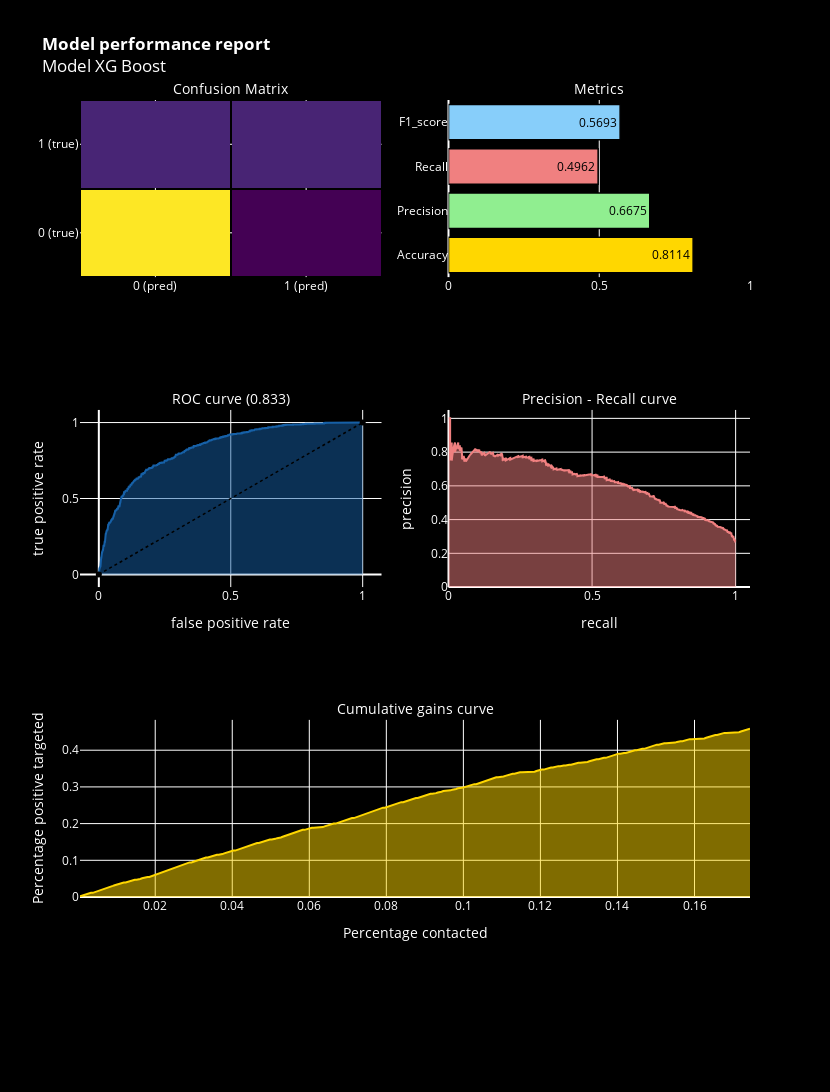

The notebook cell saved with this chart:
### Code cell
model_performance('Model XG Boost')

### Figure 1 — Plotly figure (JSON) as saved in the notebook; plotly's stock layout.template omitted (floating-point values rounded to 4 significant figures; data arrays with more than 128 entries replaced by an {"elided": "..."} marker saying what was removed)
{"data": [{"colorscale": [[0, "#440154"], [0.1111, "#482878"], [0.2222, "#3e4989"], [0.3333, "#31688e"], [0.4444, "#26828e"], [0.5556, "#1f9e89"], [0.6667, "#35b779"], [0.7778, "#6ece58"], [0.8889, "#b5de2b"], [1, "#fde725"]], "showscale": false, "x": ["0 (pred)", "1 (pred)"], "xaxis": "x", "xgap": 2, "y": ["0 (true)", "1 (true)"], "yaxis": "y", "ygap": 2, "z": [[1449, 131], [267, 263]], "type": "heatmap"}, {"marker": {"color": ["gold", "lightgreen", "lightcoral", "lightskyblue"], "line": {"color": "#000000", "width": 1.5}}, "opacity": 1, "orientation": "h", "text": [0.8114, 0.6675, 0.4962, 0.5693], "textfont": {"color": "black"}, "textposition": "auto", "x": [0.8114, 0.6675, 0.4962, 0.5693], "xaxis": "x2", "y": ["Accuracy", "Precision", "Recall", "F1_score"], "yaxis": "y2", "type": "bar"}, {"fill": "tozeroy", "line": {"color": "rgb(22, 96, 167)", "width": 2}, "name": "Roc : 0.833", "x": {"elided": "617 float values"}, "xaxis": "x3", "y": {"elided": "617 float values"}, "yaxis": "y3", "type": "scatter"}, {"line": {"color": "black", "dash": "dot", "width": 1.5}, "x": [0, 1], "xaxis": "x3", "y": [0, 1], "yaxis": "y3", "type": "scatter"}, {"fill": "tozeroy", "line": {"color": "lightcoral", "width": 2}, "name": "Precision[0.2705462  0.27017365 0.2703117  ... 1.         1.         1.        ]", "x": {"elided": "1951 float values"}, "xaxis": "x4", "y": {"elided": "1951 float values"}, "yaxis": "y4", "type": "scatter"}, {"fill": "tozeroy", "line": {"color": "gold", "width": 2}, "x": {"elided": "368 float values"}, "xaxis": "x5", "y": {"elided": "2110 float values"}, "yaxis": "y5", "type": "scatter"}], "layout": {"annotations": [{"font": {"color": "white", "size": 14}, "showarrow": false, "text": "Confusion Matrix", "x": 0.225, "xanchor": "center", "xref": "paper", "y": 1, "yanchor": "bottom", "yref": "paper"}, {"font": {"color": "white", "size": 14}, "showarrow": false, "text": "Metrics", "x": 0.775, "xanchor": "center", "xref": "paper", "y": 1, "yanchor": "bottom", "yref": "paper"}, {"font": {"color": "white", "size": 14}, "showarrow": false, "text": "ROC curve (0.833)", "x": 0.225, "xanchor": "center", "xref": "paper", "y": 0.6111, "yanchor": "bottom", "yref": "paper"}, {"font": {"color": "white", "size": 14}, "showarrow": false, "text": "Precision - Recall curve", "x": 0.775, "xanchor": "center", "xref": "paper", "y": 0.6111, "yanchor": "bottom", "yref": "paper"}, {"font": {"color": "white", "size": 14}, "showarrow": false, "text": "Cumulative gains curve", "x": 0.5, "xanchor": "center", "xref": "paper", "y": 0.2222, "yanchor": "bottom", "yref": "paper"}], "autosize": false, "font": {"color": "white"}, "height": 1500, "margin": {"b": 195}, "paper_bgcolor": "black", "plot_bgcolor": "black", "showlegend": false, "title": {"text": "<b>Model performance report</b><br>Model XG Boost"}, "width": 830, "xaxis": {"anchor": "y", "color": "white", "domain": [0, 0.45], "type": "category", "range": [-0.5, 1.5], "autorange": true}, "yaxis": {"anchor": "x", "color": "white", "domain": [0.7778, 1], "type": "category", "range": [-0.5, 1.5], "autorange": true}, "xaxis2": {"anchor": "y2", "color": "white", "domain": [0.55, 1], "range": [0, 1], "type": "linear"}, "yaxis2": {"anchor": "x2", "color": "white", "domain": [0.7778, 1], "type": "category", "range": [-0.5, 3.5], "autorange": true}, "xaxis3": {"anchor": "y3", "color": "white", "domain": [0, 0.45], "title": {"text": "false positive rate"}, "type": "linear", "range": [-0.07135, 1.071], "autorange": true}, "yaxis3": {"anchor": "x3", "color": "white", "domain": [0.3889, 0.6111], "title": {"text": "true positive rate"}, "type": "linear", "range": [-0.0734, 1.073], "autorange": true}, "xaxis4": {"anchor": "y4", "color": "white", "domain": [0.55, 1], "range": [0, 1.05], "title": {"text": "recall"}, "type": "linear"}, "yaxis4": {"anchor": "x4", "color": "white", "domain": [0.3889, 0.6111], "range": [0, 1.05], "title": {"text": "precision"}, "type": "linear"}, "xaxis5": {"anchor": "y5", "color": "white", "domain": [0, 1], "title": {"text": "Percentage contacted"}, "type": "linear", "range": [0.0004739, 0.1744], "autorange": true}, "yaxis5": {"anchor": "x5", "color": "white", "domain": [0, 0.2222], "title": {"text": "Percentage positive targeted"}, "type": "linear", "range": [0, 0.4826], "autorange": true}}}
